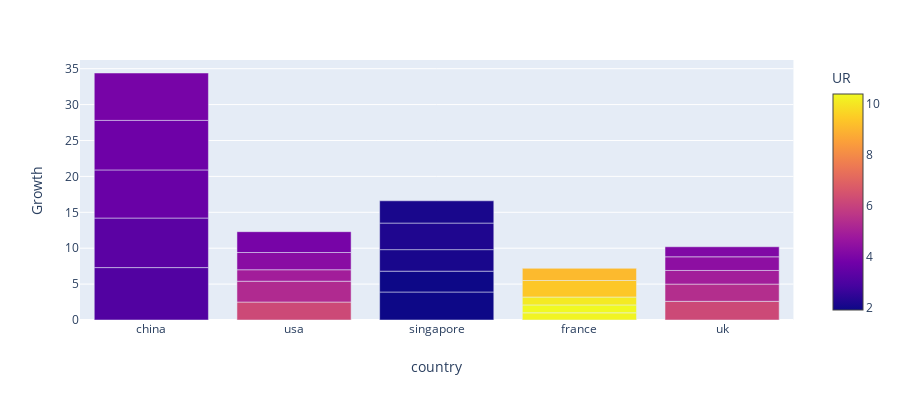

Notebook code for this chart:
### Code cell
fig= px.bar(df, x="country", y="Growth", color='UR', barmode='group',
             height=400)

fig.show()

### Figure 1 — Plotly figure (JSON) as saved in the notebook; plotly's stock layout.template omitted (floating-point values rounded to 4 significant figures)
{"data": [{"alignmentgroup": "True", "hoverlabel": {"namelength": 0}, "hovertemplate": "country=%{x}<br>Growth=%{y}<br>UR=%{marker.color}", "legendgroup": "", "marker": {"color": [3.1, 3.3, 3.6, 3.7, 3.9, 6.2, 5.3, 4.9, 4.3, 3.9, 1.9, 1.9, 2.1, 2.2, 2.1, 10.3, 10.4, 10.1, 9.4, 9.1, 6.2, 5.4, 4.9, 4.4, 4.1], "coloraxis": "coloraxis"}, "name": "", "offsetgroup": "", "orientation": "v", "showlegend": false, "textposition": "auto", "type": "bar", "x": ["china", "china", "china", "china", "china", "usa", "usa", "usa", "usa", "usa", "singapore", "singapore", "singapore", "singapore", "singapore", "france", "france", "france", "france", "france", "uk", "uk", "uk", "uk", "uk"], "xaxis": "x", "y": [7.3, 6.9, 6.7, 6.9, 6.6, 2.5, 2.9, 1.6, 2.4, 2.9, 3.9, 2.9, 3, 3.7, 3.1, 1, 1.1, 1.1, 2.3, 1.7, 2.6, 2.4, 1.9, 1.9, 1.4], "yaxis": "y"}], "layout": {"barmode": "group", "coloraxis": {"colorbar": {"title": {"text": "UR"}}, "colorscale": [[0, "#0d0887"], [0.1111, "#46039f"], [0.2222, "#7201a8"], [0.3333, "#9c179e"], [0.4444, "#bd3786"], [0.5556, "#d8576b"], [0.6667, "#ed7953"], [0.7778, "#fb9f3a"], [0.8889, "#fdca26"], [1, "#f0f921"]]}, "height": 400, "legend": {"tracegroupgap": 0}, "margin": {"t": 60}, "xaxis": {"anchor": "y", "domain": [0, 0.98], "title": {"text": "country"}}, "yaxis": {"anchor": "x", "domain": [0, 1], "title": {"text": "Growth"}}}}
